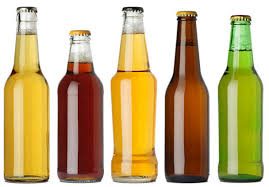
#> input picture dataset/Kaca/R_3870.jpg, 269 x 187 px; its folder holds only this picture in this run
$ jupyter execute --allow-errors training.ipynb
#> lines starting #> are read from the running program, lines starting #| are printed output that depends on the picture
[cell 1]
# RandomForest Klasifikasi Sampah - Training & Evaluasi
#
# Notebook ini akan:
# - Memuat dataset gambar dari folder `dataset/` (subfolder = label)
# - Mengekstrak fitur sederhana (grayscale 100x100, flatten)
# - Melatih RandomForestClassifier
# - Menampilkan Classification Report
# - Menampilkan Confusion Matrix
# - Menghitung dan mem-plot ROC Curve dan AUC (multi-kelas)
# - Menyimpan model terlatih ke `model.pkl` dan figur ke folder `reports/`

import os
import cv2
import joblib
import numpy as np
import matplotlib.pyplot as plt
import seaborn as sns

from pathlib import Path
from typing import Tuple, List

from sklearn.ensemble import RandomForestClassifier
from sklearn.model_selection import train_test_split
from sklearn.preprocessing import label_binarize
from sklearn.metrics import (
    classification_report,
    confusion_matrix,
    roc_curve,
    auc,
)

DATASET_DIR = "../dataset"  # relatif terhadap notebook ini
MODEL_PATH = "../model.pkl"
REPORTS_DIR = "../reports"
IMAGE_SIZE = (100, 100)
RANDOM_STATE = 42

os.makedirs(REPORTS_DIR, exist_ok=True)
print("Reports directory:", os.path.abspath(REPORTS_DIR))

[cell 2]
# Fungsi memuat seluruh dataset gambar dan label

def load_dataset(folder_path: str, size=(100, 100)):
#> called with folder_path = '../dataset', size = (100, 100)
    data, labels = [], []
    class_names = sorted([d for d in os.listdir(folder_path) if os.path.isdir(os.path.join(folder_path, d))])
    for class_label in class_names:
        class_folder = os.path.join(folder_path, class_label)
        for img_name in os.listdir(class_folder):
            img_path = os.path.join(class_folder, img_name)
            img = cv2.imread(img_path, cv2.IMREAD_GRAYSCALE)
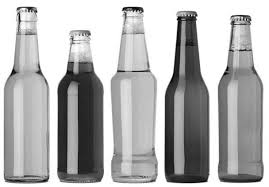
#> img: shape (187, 269); min 0, max 255, mean 181.1
            if img is None:
                continue
            img = cv2.resize(img, size)
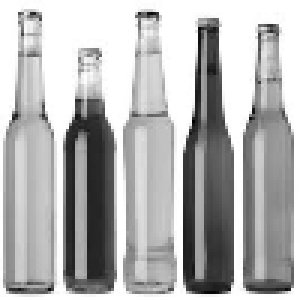
#> img: shape (100, 100) (shown 3 times larger); min 1, max 255, mean 180.5
            features = img.flatten()
#> features = 10000 values, max 255 at index 0, min 1 at index 4064, mean 180.5
            data.append(features)
            labels.append(class_label)
#> pass 2 of the loop in load_dataset, `for class_label in class_names:`:
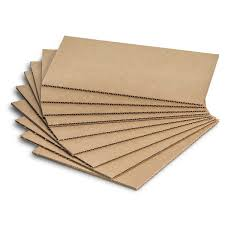
#> input picture dataset/Kardus/R_2167.jpg, 225 x 225 px
#> in load_dataset, `img = cv2.imread(img_path, cv2.IMREAD_GRAYSCALE)`:
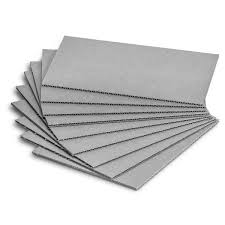
#> img: shape (225, 225); min 0, max 255, mean 211.4
#> in load_dataset, `img = cv2.resize(img, size)`:
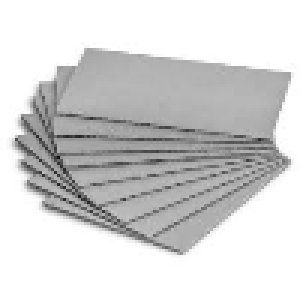
#> img: shape (100, 100) (shown 3 times larger); min 19, max 255, mean 211.4
#> features = 10000 values, max 255 at index 0, min 19 at index 5219, mean 211.4
    return np.array(data), np.array(labels), class_names

X, y, class_names = load_dataset(DATASET_DIR, IMAGE_SIZE)
#> class_names = ['Kaca', 'Kardus']
print(f"Total sample: {len(X)}, jumlah kelas: {len(class_names)} => {class_names}")
#| Total sample: 2, jumlah kelas: 2 => ['Kaca', 'Kardus']
